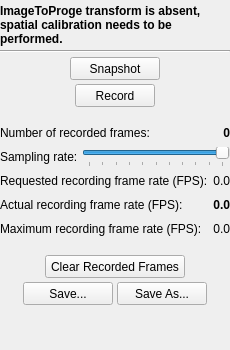
<?xml version="1.0" encoding="UTF-8"?>
<ui version="4.0">
 <class>CapturingToolbox</class>
 <widget class="QWidget" name="CapturingToolbox">
  <property name="geometry">
   <rect>
    <x>0</x>
    <y>0</y>
    <width>230</width>
    <height>350</height>
   </rect>
  </property>
  <property name="sizePolicy">
   <sizepolicy hsizetype="Fixed" vsizetype="Preferred">
    <horstretch>0</horstretch>
    <verstretch>0</verstretch>
   </sizepolicy>
  </property>
  <property name="minimumSize">
   <size>
    <width>230</width>
    <height>350</height>
   </size>
  </property>
  <property name="maximumSize">
   <size>
    <width>230</width>
    <height>16777215</height>
   </size>
  </property>
  <property name="windowTitle">
   <string>Capturing</string>
  </property>
  <property name="layoutDirection">
   <enum>Qt::LeftToRight</enum>
  </property>
  <layout class="QVBoxLayout" name="verticalLayout">
   <property name="spacing">
    <number>4</number>
   </property>
   <property name="leftMargin">
    <number>0</number>
   </property>
   <property name="topMargin">
    <number>4</number>
   </property>
   <property name="rightMargin">
    <number>0</number>
   </property>
   <property name="bottomMargin">
    <number>4</number>
   </property>
   <item>
    <widget class="QLabel" name="label_State">
     <property name="font">
      <font>
       <weight>75</weight>
       <bold>true</bold>
      </font>
     </property>
     <property name="text">
      <string>ImageToProge transform is absent, spatial calibration needs to be performed.</string>
     </property>
     <property name="wordWrap">
      <bool>true</bool>
     </property>
    </widget>
   </item>
   <item>
    <widget class="Line" name="line">
     <property name="orientation">
      <enum>Qt::Horizontal</enum>
     </property>
    </widget>
   </item>
   <item>
    <layout class="QHBoxLayout" name="horizontalLayout_4">
     <item>
      <widget class="QPushButton" name="pushButton_Snapshot">
       <property name="sizePolicy">
        <sizepolicy hsizetype="Minimum" vsizetype="Fixed">
         <horstretch>0</horstretch>
         <verstretch>0</verstretch>
        </sizepolicy>
       </property>
       <property name="minimumSize">
        <size>
         <width>90</width>
         <height>23</height>
        </size>
       </property>
       <property name="maximumSize">
        <size>
         <width>90</width>
         <height>23</height>
        </size>
       </property>
       <property name="text">
        <string>Snapshot</string>
       </property>
       <property name="icon">
        <iconset resource="../fCal.qrc">
         <normaloff>:/icons/Resources/icon_Snapshot.png</normaloff>:/icons/Resources/icon_Snapshot.png</iconset>
       </property>
      </widget>
     </item>
    </layout>
   </item>
   <item>
    <layout class="QHBoxLayout" name="horizontalLayout_3">
     <item>
      <widget class="QPushButton" name="pushButton_Record">
       <property name="sizePolicy">
        <sizepolicy hsizetype="Minimum" vsizetype="Fixed">
         <horstretch>0</horstretch>
         <verstretch>0</verstretch>
        </sizepolicy>
       </property>
       <property name="minimumSize">
        <size>
         <width>80</width>
         <height>23</height>
        </size>
       </property>
       <property name="maximumSize">
        <size>
         <width>80</width>
         <height>23</height>
        </size>
       </property>
       <property name="text">
        <string>Record</string>
       </property>
       <property name="icon">
        <iconset resource="../fCal.qrc">
         <normaloff>:/icons/Resources/icon_Record.png</normaloff>:/icons/Resources/icon_Record.png</iconset>
       </property>
      </widget>
     </item>
    </layout>
   </item>
   <item>
    <spacer name="verticalSpacer">
     <property name="orientation">
      <enum>Qt::Vertical</enum>
     </property>
     <property name="sizeType">
      <enum>QSizePolicy::Fixed</enum>
     </property>
     <property name="sizeHint" stdset="0">
      <size>
       <width>20</width>
       <height>12</height>
      </size>
     </property>
    </spacer>
   </item>
   <item>
    <layout class="QHBoxLayout" name="horizontalLayout">
     <property name="spacing">
      <number>4</number>
     </property>
     <item>
      <widget class="QLabel" name="label_NumberOfRecordedFramesText">
       <property name="minimumSize">
        <size>
         <width>0</width>
         <height>20</height>
        </size>
       </property>
       <property name="text">
        <string>Number of recorded frames:</string>
       </property>
      </widget>
     </item>
     <item>
      <widget class="QLabel" name="label_NumberOfRecordedFrames">
       <property name="font">
        <font>
         <weight>75</weight>
         <bold>true</bold>
        </font>
       </property>
       <property name="text">
        <string>0</string>
       </property>
       <property name="alignment">
        <set>Qt::AlignRight|Qt::AlignTrailing|Qt::AlignVCenter</set>
       </property>
      </widget>
     </item>
    </layout>
   </item>
   <item>
    <layout class="QHBoxLayout" name="horizontalLayout_7">
     <item>
      <widget class="QLabel" name="label">
       <property name="text">
        <string>Sampling rate:</string>
       </property>
      </widget>
     </item>
     <item>
      <widget class="QSlider" name="horizontalSlider_SamplingRate">
       <property name="maximum">
        <number>10</number>
       </property>
       <property name="singleStep">
        <number>1</number>
       </property>
       <property name="value">
        <number>10</number>
       </property>
       <property name="sliderPosition">
        <number>10</number>
       </property>
       <property name="orientation">
        <enum>Qt::Horizontal</enum>
       </property>
       <property name="invertedAppearance">
        <bool>false</bool>
       </property>
       <property name="invertedControls">
        <bool>false</bool>
       </property>
       <property name="tickPosition">
        <enum>QSlider::TicksBelow</enum>
       </property>
       <property name="tickInterval">
        <number>1</number>
       </property>
      </widget>
     </item>
    </layout>
   </item>
   <item>
    <layout class="QHBoxLayout" name="horizontalLayout_9">
     <item>
      <widget class="QLabel" name="label_RequestedRecordingFrameRateText">
       <property name="minimumSize">
        <size>
         <width>0</width>
         <height>20</height>
        </size>
       </property>
       <property name="text">
        <string>Requested recording frame rate (FPS):</string>
       </property>
      </widget>
     </item>
     <item>
      <widget class="QLabel" name="label_RequestedRecordingFrameRate">
       <property name="text">
        <string>0.0</string>
       </property>
       <property name="alignment">
        <set>Qt::AlignRight|Qt::AlignTrailing|Qt::AlignVCenter</set>
       </property>
      </widget>
     </item>
    </layout>
   </item>
   <item>
    <layout class="QHBoxLayout" name="horizontalLayout_2">
     <property name="spacing">
      <number>4</number>
     </property>
     <item>
      <widget class="QLabel" name="label_ActualRecordingFrameRateText">
       <property name="minimumSize">
        <size>
         <width>0</width>
         <height>20</height>
        </size>
       </property>
       <property name="text">
        <string>Actual recording frame rate (FPS): </string>
       </property>
      </widget>
     </item>
     <item>
      <widget class="QLabel" name="label_ActualRecordingFrameRate">
       <property name="font">
        <font>
         <weight>75</weight>
         <bold>true</bold>
        </font>
       </property>
       <property name="text">
        <string>0.0</string>
       </property>
       <property name="alignment">
        <set>Qt::AlignRight|Qt::AlignTrailing|Qt::AlignVCenter</set>
       </property>
      </widget>
     </item>
    </layout>
   </item>
   <item>
    <layout class="QHBoxLayout" name="horizontalLayout_8">
     <item>
      <widget class="QLabel" name="label_MaximumRecordingFrameRateText">
       <property name="minimumSize">
        <size>
         <width>0</width>
         <height>20</height>
        </size>
       </property>
       <property name="text">
        <string>Maximum recording frame rate (FPS):</string>
       </property>
      </widget>
     </item>
     <item>
      <widget class="QLabel" name="label_MaximumRecordingFrameRate">
       <property name="text">
        <string>0.0</string>
       </property>
       <property name="alignment">
        <set>Qt::AlignRight|Qt::AlignTrailing|Qt::AlignVCenter</set>
       </property>
      </widget>
     </item>
    </layout>
   </item>
   <item>
    <spacer name="verticalSpacer_4">
     <property name="orientation">
      <enum>Qt::Vertical</enum>
     </property>
     <property name="sizeType">
      <enum>QSizePolicy::Fixed</enum>
     </property>
     <property name="sizeHint" stdset="0">
      <size>
       <width>20</width>
       <height>12</height>
      </size>
     </property>
    </spacer>
   </item>
   <item>
    <layout class="QHBoxLayout" name="horizontalLayout_5">
     <item>
      <widget class="QPushButton" name="pushButton_ClearRecordedFrames">
       <property name="sizePolicy">
        <sizepolicy hsizetype="Minimum" vsizetype="Fixed">
         <horstretch>0</horstretch>
         <verstretch>0</verstretch>
        </sizepolicy>
       </property>
       <property name="minimumSize">
        <size>
         <width>140</width>
         <height>23</height>
        </size>
       </property>
       <property name="maximumSize">
        <size>
         <width>140</width>
         <height>23</height>
        </size>
       </property>
       <property name="text">
        <string>Clear Recorded Frames</string>
       </property>
      </widget>
     </item>
    </layout>
   </item>
   <item>
    <layout class="QHBoxLayout" name="horizontalLayout_6">
     <item>
      <spacer name="horizontalSpacer">
       <property name="orientation">
        <enum>Qt::Horizontal</enum>
       </property>
       <property name="sizeHint" stdset="0">
        <size>
         <width>40</width>
         <height>20</height>
        </size>
       </property>
      </spacer>
     </item>
     <item>
      <widget class="QPushButton" name="pushButton_Save">
       <property name="minimumSize">
        <size>
         <width>90</width>
         <height>23</height>
        </size>
       </property>
       <property name="maximumSize">
        <size>
         <width>90</width>
         <height>23</height>
        </size>
       </property>
       <property name="text">
        <string>Save...</string>
       </property>
       <property name="icon">
        <iconset resource="../fCal.qrc">
         <normaloff>:/icons/Resources/icon_Save.png</normaloff>:/icons/Resources/icon_Save.png</iconset>
       </property>
      </widget>
     </item>
     <item>
      <widget class="QPushButton" name="pushButton_SaveAs">
       <property name="sizePolicy">
        <sizepolicy hsizetype="Minimum" vsizetype="Fixed">
         <horstretch>0</horstretch>
         <verstretch>0</verstretch>
        </sizepolicy>
       </property>
       <property name="minimumSize">
        <size>
         <width>90</width>
         <height>23</height>
        </size>
       </property>
       <property name="maximumSize">
        <size>
         <width>90</width>
         <height>23</height>
        </size>
       </property>
       <property name="text">
        <string>Save As...</string>
       </property>
       <property name="icon">
        <iconset resource="../fCal.qrc">
         <normaloff>:/icons/Resources/icon_Save.png</normaloff>:/icons/Resources/icon_Save.png</iconset>
       </property>
      </widget>
     </item>
     <item>
      <spacer name="horizontalSpacer_2">
       <property name="orientation">
        <enum>Qt::Horizontal</enum>
       </property>
       <property name="sizeHint" stdset="0">
        <size>
         <width>40</width>
         <height>20</height>
        </size>
       </property>
      </spacer>
     </item>
    </layout>
   </item>
   <item>
    <spacer name="verticalSpacer_2">
     <property name="orientation">
      <enum>Qt::Vertical</enum>
     </property>
     <property name="sizeHint" stdset="0">
      <size>
       <width>177</width>
       <height>40</height>
      </size>
     </property>
    </spacer>
   </item>
  </layout>
 </widget>
 <resources>
  <include location="../fCal.qrc"/>
 </resources>
 <connections/>
</ui>
